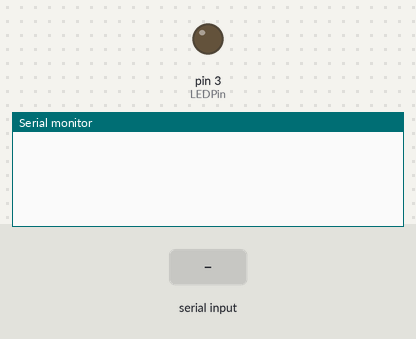
Recording of a sketch running on a simulated Arduino Uno, built with avr-gcc and run on an emulated ATmega328P. On the bench: output pins drawn as LEDs (lit = HIGH), the last lines printed to the serial monitor. The inputs (shaded band) are chosen by the test bench.

Above: at 1.2 s.
1.3 s: "R\n" received over the second serial link
At 2.5 s:
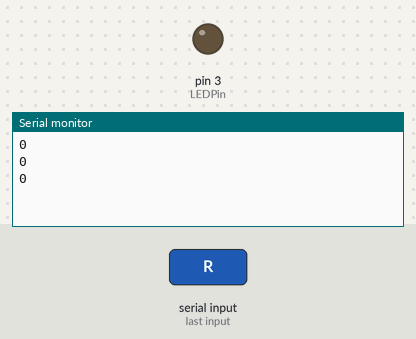
2.8 s: "*\n" received over the second serial link
At 4.0 s:
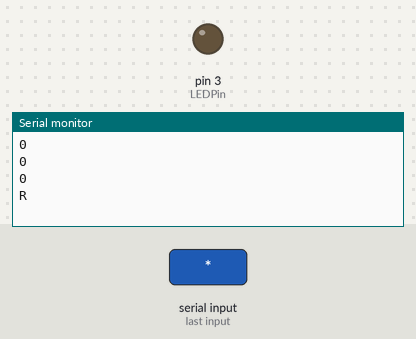
4.3 s: "/\n" received over the second serial link
At 4.41 s:
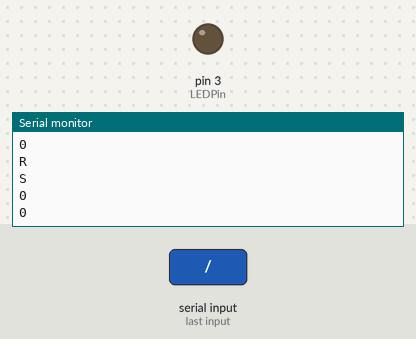

The sketch:

combined.ino
```cpp
#include <SoftwareSerial.h>
#include <IRremote.h>
SoftwareSerial BTserial(9,10); // RX | TX

int LEDPin = 3;
int RECV_PIN = 11;

IRrecv irrecv(RECV_PIN);
decode_results results;

IRsend irsend;

char current = 'S';

unsigned long currentvalue;

void setup() {
  BTserial.begin(38400);
  Serial.begin(9600);
  pinMode(LEDPin,OUTPUT);
   irrecv.enableIRIn();
  // Start the receiver
}

char buff[20];
int m = 0;


void loop() {

  if (irrecv.decode(&results)){

    if (current == 'R'){
      BTserial.println(results.value, HEX);

      }
     irrecv.resume(); // Receive the next value

  }


  if(BTserial.available())
  {
    char daten = BTserial.read();
    if (daten == '*'){
      current = 'R';
      Serial.println(current);
      delay(200);
    }
    else if (daten == '/'){
      current = 'S';
      Serial.println(current);
    } else{
        if (current == 'S'){


          if (daten=='\n'){
            currentvalue = strtoul(buff, NULL, 16);
            m = 0;
            char buff[20];
          for (int i = 0; i < 3; i++) {
            Serial.println(currentvalue, HEX);
            irsend.sendSony(currentvalue, 12);
            delay(40);
          }
            }

           else {
              buff[m] = daten;
              m++;
            }

         //5 second delay between each signal burst
      }
     }
    irrecv.enableIRIn();
    irrecv.resume();
  }


}
```

Measured:
- after the input at 1.3 s, the serial monitor: prints a new line at once (image 1)
- after the input at 2.8 s, the serial monitor: prints a new line at once (image 2)
- after the input at 4.3 s, the serial monitor: prints a new line at once (image 3)
